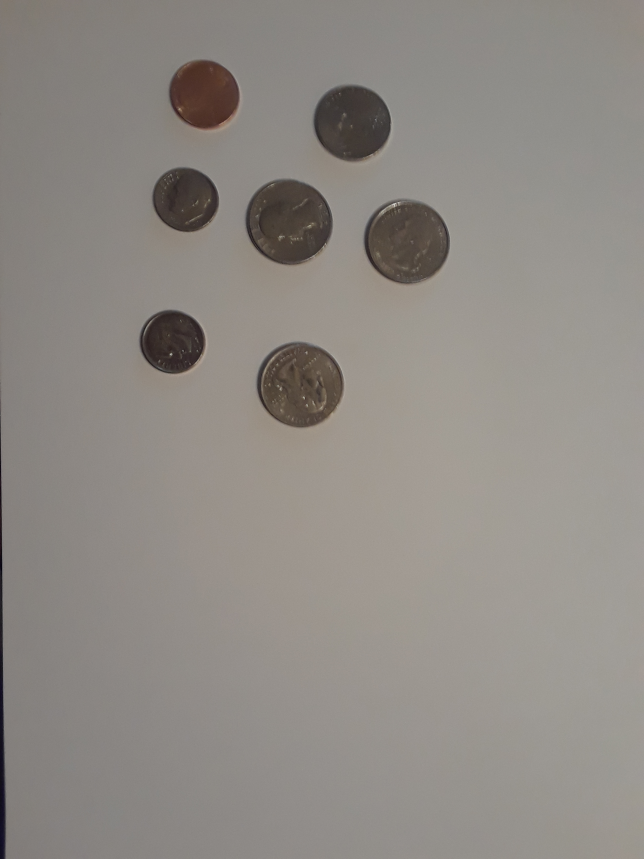
//> input picture Homework2/coins101.jpg, 1932 x 2576 px (shown at 1/3 size)
$ ./main coins101.jpg   (built with g++ and OpenCV 4)
//> lines starting //> are read from the running program, lines starting //| are printed output that depends on the picture; after the words box and inside, x2 and y2 are one past the last pixel; in counts of white or black regions, pixels touching at a corner belong together
/*******************************************************************************************************************//**
 * @file
 * @brief
 * @author
 **********************************************************************************************************************/

// Include necessary dependencies
#include <iostream>
#include <string>
#include <math.h>
#include <iomanip>
#include "opencv2/opencv.hpp"

// Only allow a single command line argument
#define NUM_COMNMAND_LINE_ARGUMENTS 1

#define PENNY_COLOR cv::Scalar(0,0,255)
#define DIME_COLOR cv::Scalar(255,0,0)
#define NICKEL_COLOR cv::Scalar(0,255,255)
#define QUARTER_COLOR cv::Scalar(0,255,0)

/*******************************************************************************************************************//**
 * @brief calculates Euclidean distance between two points
 * @param[in] point1
 * @param[in] point2
 * @return Euclidean distance as a float
 * @author Shaun Sartin
 **********************************************************************************************************************/
float euclidDistance(cv::Point2f pt1, cv::Point2f pt2)
{
    float x1 = pt1.x;
    float y1 = pt1.y;
    float x2 = pt2.x;
    float y2 = pt2.y;

    float x = x1 - x2;
    float y = y1 - y2;

    return sqrt(pow(x,2) + pow(y,2));
}

/*******************************************************************************************************************//**
 * @brief used to sort RotatedRects based on their area (from smallest to greatest)
 * @param[in] rect1 first RotatedRect
 * @param[in] rect2 second RotatedRect
 * @return true if rect1's area is smaller than rect2's area, otherwise return false
 * @author Shaun Sartin
 **********************************************************************************************************************/
bool coinAreaSort(cv::RotatedRect rect1, cv::RotatedRect rect2)
{
    return rect1.size.area() < rect2.size.area();
}

/*******************************************************************************************************************//**
 * @brief program entry point
 * @param[in] argc number of command line arguments
 * @param[in] argv string array of command line arguments
 * @return return code (0 for normal termination)
 * @author Shaun Sartin
 **********************************************************************************************************************/
int main(int argc, char **argv)
{
    // Validate and parse the command line arguments
    if(argc != NUM_COMNMAND_LINE_ARGUMENTS + 1)
    {
        std::printf("USAGE: %s <image_path> \n", argv[0]);
        return 0;
    }
    else
    {
        cv::Mat imageIn;
        imageIn = cv::imread(argv[1], CV_LOAD_IMAGE_COLOR);
//> imageIn is the input picture: 2576 rows x 1932 cols, CV_8UC3; mean B, G, R 133.1, 138.5, 143.3

        // Check for file error
        if(!imageIn.data)
        {
            std::cout << "Error while opening file " << argv[1] << std::endl;
            return 0;
        }

        cv::resize(imageIn, imageIn, cv::Size(640,480));
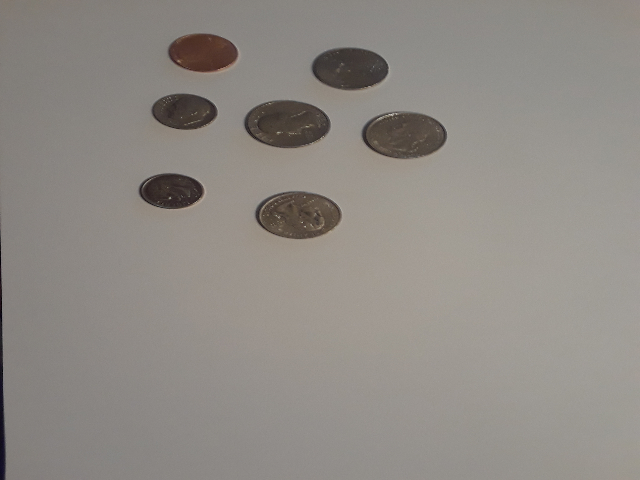
//> imageIn: 480 rows x 640 cols, CV_8UC3; mean B, G, R 133, 138.4, 143.2

        // Convert to greyscale
        cv::Mat imageGrey;
        cv::cvtColor(imageIn, imageGrey, cv::COLOR_BGR2GRAY);

        // Normalize greyscale image
        cv::Mat imageNormalized;
        cv::normalize(imageGrey, imageNormalized, 0, 255, cv::NORM_MINMAX, CV_8UC1);
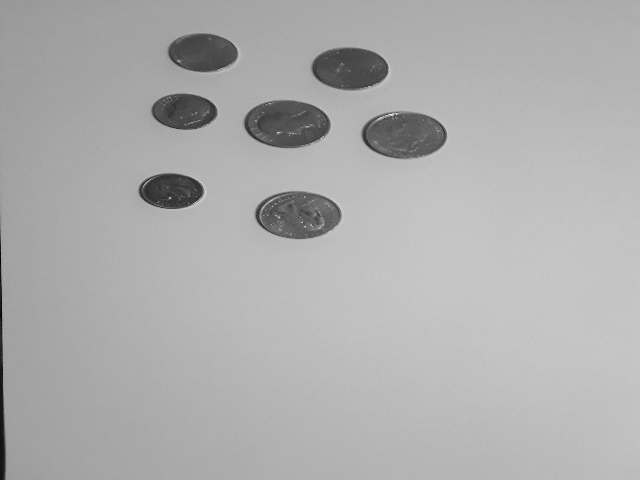
//> imageNormalized: 480 rows x 640 cols, CV_8UC1; min 0, max 255, mean 173.6

        // Find the image edges
        cv::Mat imageEdges;
        const double cannyThreshold1 = 160;
        const double cannyThreshold2 = 200;
        const int cannyAperture = 3;
        cv::Canny(imageNormalized, imageEdges, cannyThreshold1, cannyThreshold2, cannyAperture);
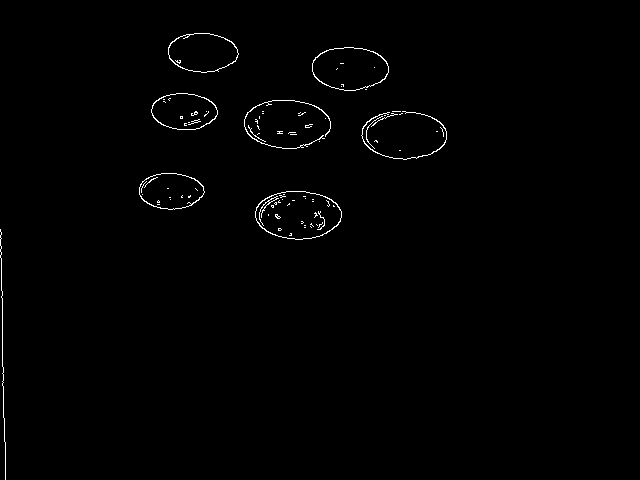
//> imageEdges: 480 rows x 640 cols, CV_8UC1; 0.77% white in thin lines or dots, all inside (x1, y1, x2, y2) = (0, 33, 447, 480)

        // Locate the image contours (after applying a threshold or canny)
        std::vector<std::vector<cv::Point> > contours;
        cv::findContours(imageEdges, contours, cv::RETR_TREE, cv::CHAIN_APPROX_NONE, cv::Point(0, 0));
//> contours = 104 contours, 91 with area under 20; largest, box (x1, y1, x2, y2) and area: (255, 191, 342, 240) 3234, (255, 191, 342, 240) 3186, (312, 47, 389, 91) 2562, (312, 47, 389, 91) 2522, (168, 33, 239, 73) 2111

        // draw the contours
        cv::Mat imageContours = cv::Mat::zeros(imageEdges.size(), CV_8UC3);
        cv::RNG rand(12345);
        for(int i = 0; i < contours.size(); i++)
        {
            cv::Scalar color = cv::Scalar(rand.uniform(0,256), rand.uniform(0,256), rand.uniform(0,256));
            cv::drawContours(imageContours, contours, i, color);
        }
//> this loop made 104 passes

        // compute minimum area bounding rectangles
        std::vector<cv::RotatedRect> minAreaRectangles(contours.size());
        for(int i = 0; i <contours.size(); i++)
        {
            // compute a minimum area bounding rectangle for the contour
            minAreaRectangles[i] = cv::minAreaRect(contours[i]);
        }
//> after the loop, minAreaRectangles = 104 RotatedRects (x, y, width, height, angle), first 8: [2.37, 354, 1.91, 250.1, -1.09], [298, 215, 48, 86, -90], [298, 215, 48, 86, -90], [290, 234, 2, 2, -90], [279.5, 229, 2, 3, -90], [279.5, 229, 2.12, 2.12, -45], [304.5, 227, 0, 1, -90], [310.5, 226.5, 0, 1.41, -45]

        // draw the rectangles
        cv::Mat imageRectangles = cv::Mat::zeros(imageEdges.size(), CV_8UC3);
        for(int i = 0; i < contours.size(); i++)
        {
            cv::Scalar color = cv::Scalar(rand.uniform(0, 256), rand.uniform(0, 256), rand.uniform(0, 256));
            cv::Point2f rectanglePoints[4];
            minAreaRectangles[i].points(rectanglePoints);
            for(int j = 0; j < 4; j++)
            {
                cv::line(imageRectangles, rectanglePoints[j], rectanglePoints[(j+1) % 4], color);
            }
        }
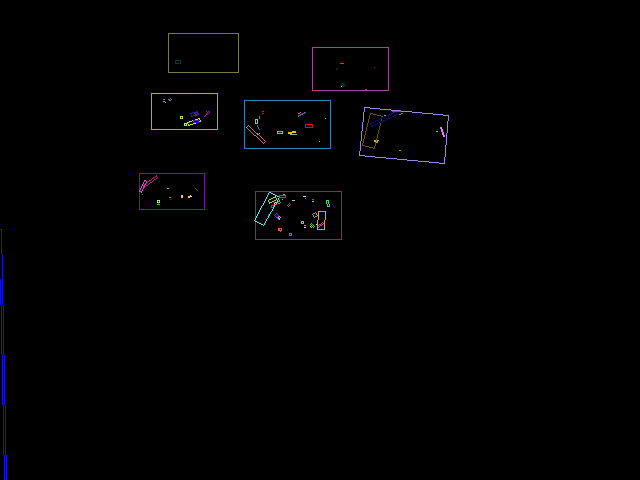
//> imageRectangles: 480 rows x 640 cols, CV_8UC3; mean B, G, R 1.5, 0.9, 1

        // fit ellipses to contours containing sufficient inliers
        std::vector<cv::RotatedRect> fittedEllipses(contours.size());
        for(int i = 0; i < contours.size(); i++)
        {
            // compute an ellipse only if the contour has more than 5 points (the minimum for ellipse fitting)
            if(contours.at(i).size() > 5)
            {
                fittedEllipses[i] = cv::fitEllipse(contours[i]);
            }
        }

        // store ellipses in a vector
        std::vector<cv::RotatedRect> coinCandidates;
        cv::Mat imageEllipse = cv::Mat::zeros(imageEdges.size(), CV_8UC3);
        const int minEllipseInliers = 125;
        for(int i = 0; i < contours.size(); i++)
        {
            // draw any ellipse with sufficient inliers and add to candidate array
            if(contours.at(i).size() > minEllipseInliers)
            {
                cv::Scalar color = cv::Scalar(rand.uniform(0, 256), rand.uniform(0,256), rand.uniform(0,256));
                cv::ellipse(imageEllipse, fittedEllipses[i], color, 2);
                coinCandidates.push_back(fittedEllipses[i]);
            }
        }
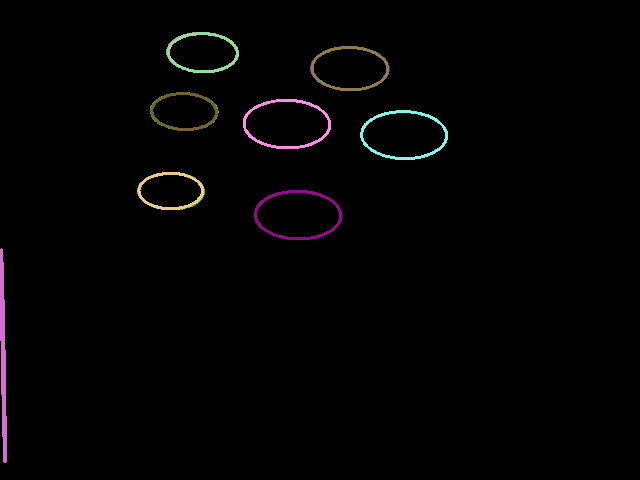
//> imageEllipse: 480 rows x 640 cols, CV_8UC3; mean B, G, R 2.6, 2.3, 2.9

        // check to see if any ellispes are essentially the same
        float minCenterDistance = 10;
        for(int i = 0; i < coinCandidates.size(); i++)
        {
            for(int j = 0; j < coinCandidates.size(); j++)
            {
                // ensure that an ellipse isn't compared with itself
                if(i != j)
                {
                    // compare centers of the RotatedRects
                    // if euclidean distance is too small, assume they wrap the same coin and remove one
                    if(euclidDistance(coinCandidates[i].center, coinCandidates[j].center) < minCenterDistance)
                    {
                        auto iter = coinCandidates.begin() + i;
                        coinCandidates.erase(iter);
                    }
                }
            }
        }
//> this loop made 8 passes
//> after the loop, coinCandidates = 8 RotatedRects (x, y, width, height, angle): [2.68, 355, 1.86, 212.4, 178.8], [297.7, 214.6, 47.62, 85.32, 90.99], [170.2, 190.5, 35.42, 63.6, 90.43], [403.6, 134.6, 47.01, 85.08, 91.28], [286.5, 123.6, 47.66, 85.89, 90.94], [183.7, 111.1, 35.94, 64.71, 92.1], [349.4, 68.16, 42.41, 75.88, 91.04], [202.3, 52.24, 38.22, 68.85, 91.02]

        // sort RotatedRects by their area (from smallest to greatest)
        std::sort(coinCandidates.begin(), coinCandidates.end(), coinAreaSort);
//> coinCandidates = 8 RotatedRects (x, y, width, height, angle): [2.68, 355, 1.86, 212.4, 178.8], [170.2, 190.5, 35.42, 63.6, 90.43], [183.7, 111.1, 35.94, 64.71, 92.1], [202.3, 52.24, 38.22, 68.85, 91.02], [349.4, 68.16, 42.41, 75.88, 91.04], [403.6, 134.6, 47.01, 85.08, 91.28], [297.7, 214.6, 47.62, 85.32, 90.99], [286.5, 123.6, 47.66, 85.89, 90.94]

        // draw candidates for coins
        cv::Mat imageCoins = imageIn.clone();
        float avgDimeArea = 0;
        float avgPennyArea = 0;
        float avgNickelArea = 0;
        float avgQuarterArea = 0;
        float sameCoinMinSizeDistance = 250;
        std::vector<float> dimeSizes;
        std::vector<float> pennySizes;
        std::vector<float> nickelSizes;
        std::vector<float> quarterSizes;
        for(int i = 0; i < coinCandidates.size(); i++)
        {
            float currCoinSize = coinCandidates[i].size.area();

            // We know there must be at least 1 dime, so the coin with the smallest area, a.k.a the first coin, should be a dime
            if(avgDimeArea == 0)
            {
                avgDimeArea = currCoinSize;
                dimeSizes.push_back(currCoinSize);
                cv::ellipse(imageCoins, coinCandidates[0], DIME_COLOR, 2);
                continue;
            }
            else if(currCoinSize < (avgDimeArea + sameCoinMinSizeDistance))
            {
                dimeSizes.push_back(currCoinSize);
                avgDimeArea = accumulate(dimeSizes.begin(), dimeSizes.end(), 0.0) / dimeSizes.size();
                cv::ellipse(imageCoins, coinCandidates[i], DIME_COLOR, 2);
                continue;
            }

            // check for pennies
            if(avgPennyArea == 0)
            {
                avgPennyArea = currCoinSize;
                pennySizes.push_back(currCoinSize);
                cv::ellipse(imageCoins, coinCandidates[i], PENNY_COLOR, 2);
                continue;
            }
            else if((currCoinSize < (avgPennyArea + sameCoinMinSizeDistance)) && (currCoinSize > (avgPennyArea - sameCoinMinSizeDistance)))
            {
                pennySizes.push_back(currCoinSize);
                avgPennyArea = accumulate(pennySizes.begin(), pennySizes.end(), 0.0) / pennySizes.size();
                cv::ellipse(imageCoins, coinCandidates[i], PENNY_COLOR, 2);
                continue;
            }

            // check for nickels
            if(avgNickelArea == 0)
            {
                avgNickelArea = currCoinSize;
                nickelSizes.push_back(currCoinSize);
                cv::ellipse(imageCoins, coinCandidates[i], NICKEL_COLOR, 2);
                continue;
            }
            else if((currCoinSize > (avgNickelArea - sameCoinMinSizeDistance)) && (currCoinSize < (avgNickelArea + sameCoinMinSizeDistance)))
            {
                nickelSizes.push_back(currCoinSize);
                avgNickelArea = accumulate(nickelSizes.begin(), nickelSizes.end(), 0.0) / nickelSizes.size();
                cv::ellipse(imageCoins, coinCandidates[i], NICKEL_COLOR, 2);
                continue;
            }

            // check for quarters
            if(avgQuarterArea == 0)
            {
                avgQuarterArea = coinCandidates[i].size.area();
                quarterSizes.push_back(currCoinSize);
                cv::ellipse(imageCoins, coinCandidates[i], QUARTER_COLOR, 2);
                continue;
            }
            else if(currCoinSize > (avgQuarterArea - sameCoinMinSizeDistance))
            {
                quarterSizes.push_back(currCoinSize);
                avgQuarterArea = accumulate(quarterSizes.begin(), quarterSizes.end(), 0.0) / quarterSizes.size();
                cv::ellipse(imageCoins, coinCandidates[i], QUARTER_COLOR, 2);
                continue;
            }

        }
//> this loop made 8 passes
//> (currCoinSize, avgQuarterArea) on passes 5 to 8: (3218.2, 3218.2), (3999.7, 3608.9), (4063.1, 3760.3), (4093.3, 3843.6)
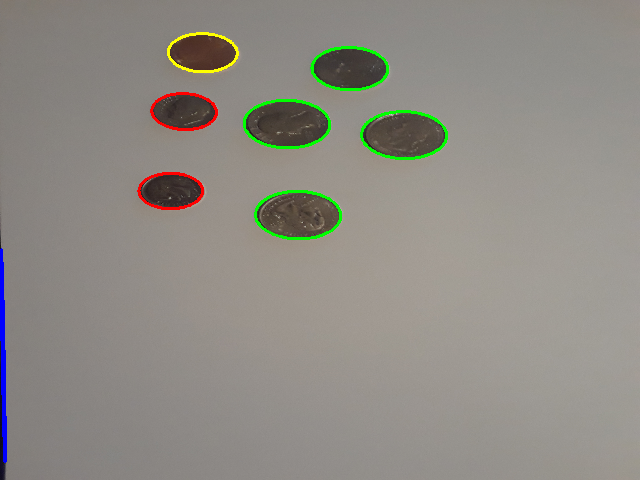
//> imageCoins: 480 rows x 640 cols, CV_8UC3; 1.59% of pixels changed, all inside (x1, y1, x2, y2) = (0, 32, 448, 463)
//> after the loop, avgDimeArea = 396.1; dimeSizes = [396.1]; avgPennyArea = 2289.2; pennySizes = [2252.8, 2325.5]; avgNickelArea = 2631.3; nickelSizes = [2631.3]; avgQuarterArea = 3843.6; quarterSizes = [3218.2, 3999.7, 4063.1, 4093.3]

        //compute the amount of money in the image
        std::cout << "Penny - " << pennySizes.size() << std::endl;
//| Penny - 2
        std::cout << "Nickel - " << nickelSizes.size() << std::endl;
//| Nickel - 1
        std::cout << "Dime - " << dimeSizes.size() << std::endl;
//| Dime - 1
        std::cout << "Quarter - " << quarterSizes.size() << std::endl;
//| Quarter - 4

        std::cout << std::fixed;
        std::cout << std::setprecision(2);
        std::cout << "Total: $" << (0.01 * pennySizes.size()) + (0.05 * nickelSizes.size()) + (0.10 * dimeSizes.size()) + (0.25 * quarterSizes.size()) << std::endl;
//| Total: $1.17

        cv::imshow("imageCoins", imageCoins);
        cv::waitKey();

    }
    return 0;
}

$ run again, on Homework2/coins67.jpg
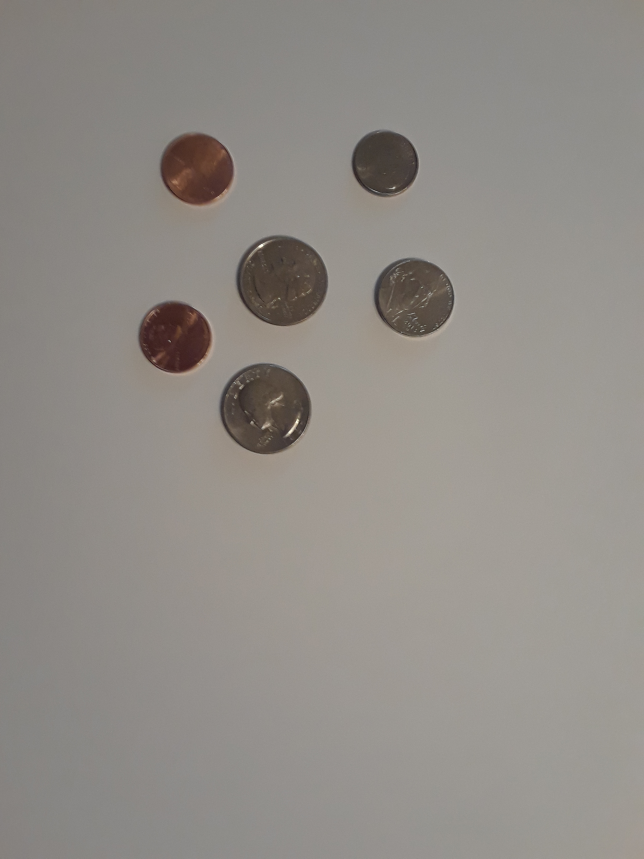
//> input picture Homework2/coins67.jpg, 1932 x 2576 px (shown at 1/3 size)
//> imageIn is the input picture: 2576 rows x 1932 cols, CV_8UC3; mean B, G, R 135.4, 140.6, 144.9
//> imageIn: 480 rows x 640 cols, CV_8UC3
//> `cv::Canny(imageNormalized, imageEdges, cannyThreshold1, cannyThreshold..`:
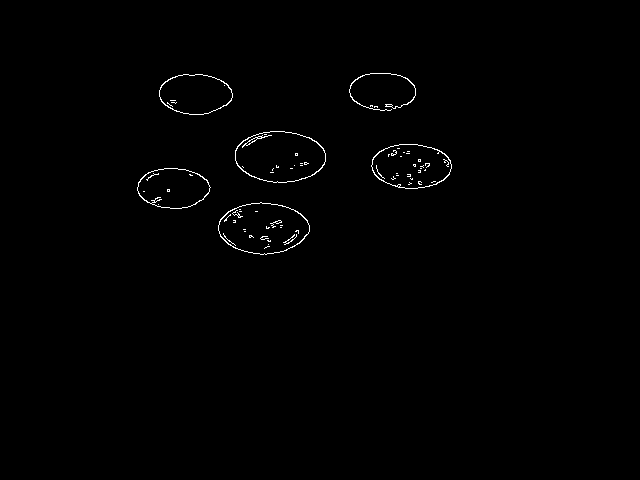
//> imageEdges: 480 rows x 640 cols, CV_8UC1; 0.62% white in thin lines or dots, all inside (x1, y1, x2, y2) = (137, 73, 452, 255)
//> contours = 92 contours, 79 with area under 20; largest, box (x1, y1, x2, y2) and area: (235, 131, 326, 183) 3616, (218, 202, 310, 255) 3575, (235, 131, 326, 183) 3566, (218, 202, 310, 255) 3528, (371, 144, 452, 189) 2766
//> the loop `for(int i = 0; i < contours.size(); i++)` made 92 passes
//> the loop `for(int i = 0; i <contours.size(); i++)` made 92 passes
//> after the loop `for(int i = 0; i <contours.size(); i++)`: minAreaRectangles = 92 RotatedRects (x, y, width, height, angle), first 8: [263.5, 228.3, 51.79, 91.11, -83.66], [263.5, 228.3, 51.79, 91.11, -83.66], [266.4, 246.7, 5.39, 0.74, -21.8], [268, 244, 0, 0, -90], [268.5, 240.5, 1, 3, -90], [264, 237.5, 3, 8, -90], [251, 236, 2, 4, -90], [250, 236, 1.41, 1.41, -45]
//> the loop `for(int i = 0; i < coinCandidates.size(); i++)` made 6 passes
//> after the loop `for(int i = 0; i < coinCandidates.size(); i++)`: coinCandidates = 6 RotatedRects (x, y, width, height, angle): [263, 227.9, 50.38, 89.39, 90.34], [173.8, 187.4, 39.12, 70.46, 94.17], [410.9, 165.7, 43.63, 79.09, 92.24], [279.7, 156.4, 50.54, 89.92, 91.68], [194.8, 93.77, 39.8, 72.08, 91.32], [381.9, 90.68, 36.41, 66.52, 90.52]
//> `std::sort(coinCandidates.begin(), coinCandidates.end(), coinAreaSort);`: coinCandidates = 6 RotatedRects (x, y, width, height, angle): [381.9, 90.68, 36.41, 66.52, 90.52], [173.8, 187.4, 39.12, 70.46, 94.17], [194.8, 93.77, 39.8, 72.08, 91.32], [410.9, 165.7, 43.63, 79.09, 92.24], [263, 227.9, 50.38, 89.39, 90.34], [279.7, 156.4, 50.54, 89.92, 91.68]
//> the loop `for(int i = 0; i < coinCandidates.size(); i++)` made 6 passes
//> (currCoinSize, avgPennyArea) on passes 2 to 3: (2756.1, 2756.1), (2868.7, 2812.4)
//> after the loop `for(int i = 0; i < coinCandidates.size(); i++)`:
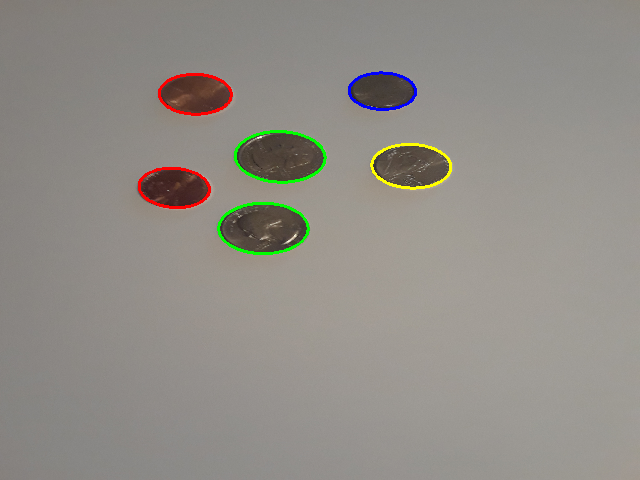
//> imageCoins: 480 rows x 640 cols, CV_8UC3; mean B, G, R 134.6, 140.9, 144.9
//> after the loop `for(int i = 0; i < coinCandidates.size(); i++)`: avgDimeArea = 2422.3; dimeSizes = [2422.3]; avgPennyArea = 2812.4; pennySizes = [2756.1, 2868.7]; avgNickelArea = 3450.9; nickelSizes = [3450.9]; avgQuarterArea = 4523.7; quarterSizes = [4503.1, 4544.3]
//| Penny - 2
//| Nickel - 1
//| Dime - 1
//| Quarter - 2
//| Total: $0.67
